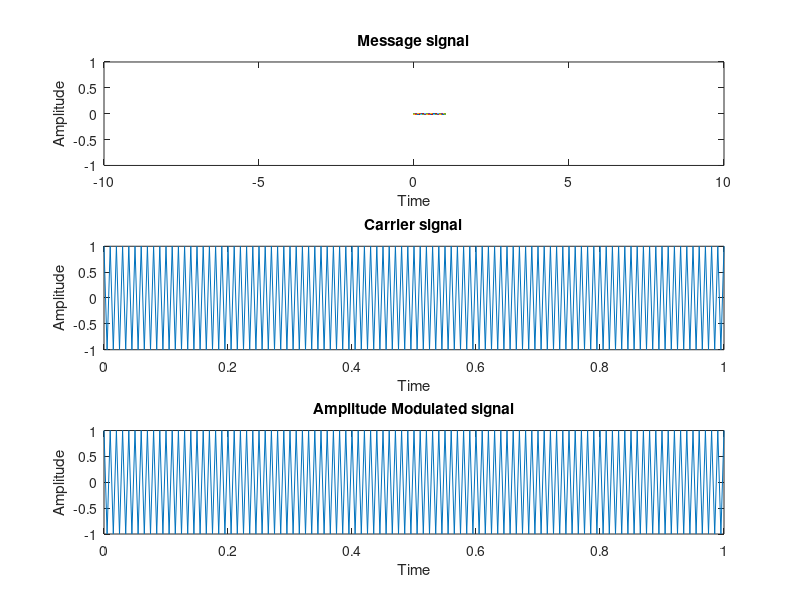

MATLAB code for this plot:
fc = 100;
fs = 2 * fc;
t = -10:1:10;
t1 = 0:1/fs:1;
Ac = 1;
u = 0.5;

% message signal
m = t/(1 + power(t,2));

% Carrier signal
c = Ac * cos(2 * pi * fc * t1);

s = Ac * cos(2 * pi * fc * t1) + Ac .* m .* cos(2*pi*fc*t1);

% Plots
subplot(3,1,1)
plot(t1,m)
xlabel('Time');
ylabel('Amplitude');
title('Message signal');
xlim([-10,10]);
ylim([-1,1]);

subplot(3,1,2)
plot(t1,c)
xlabel('Time');
ylabel('Amplitude');
title('Carrier signal');

subplot(3,1,3)
plot(t1,s)
xlabel('Time');
ylabel('Amplitude');
title('Amplitude Modulated signal');